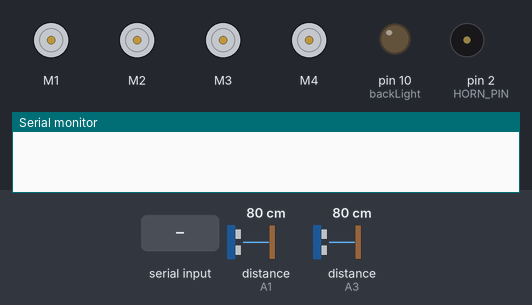
A sketch run on a simulated Arduino Uno, built with avr-gcc and run on an emulated ATmega328P. On the bench: 4 × DC motor (green arrow = forward, orange = backward, longer = faster), output pins drawn as LEDs (lit = HIGH), buzzer (waves = sounding, pin HIGH), the last lines printed to the serial monitor. The inputs (shaded band) are chosen by the test bench; at power-on: distance to the obstacle (sensors on A1, A3) 80 cm. The echo pulse lasts 58.3 µs per cm.

Above: at 1.2 s.
1.3 s: "H" received over Serial
At 2.0 s:
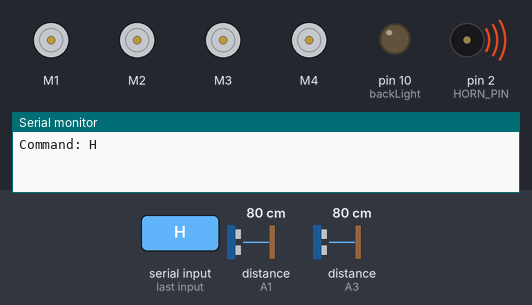
2.8 s: "U" received over Serial
At 3.1 s:
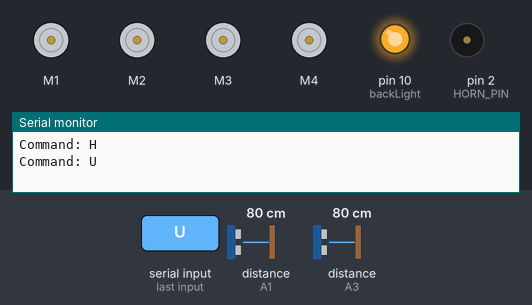
4.3 s: "90,45\n" received over Serial
At 4.8 s:
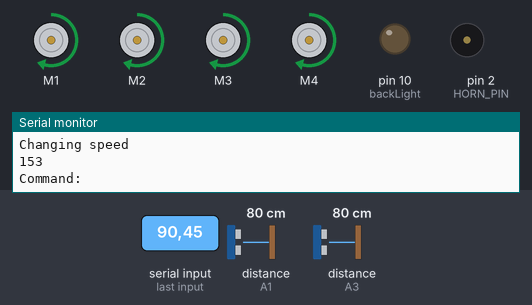
5.8 s: "F90\n" received over Serial
At 6.8 s:
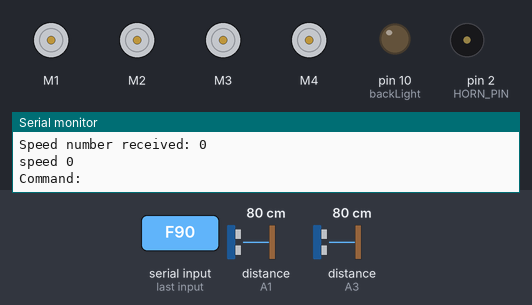
7.3 s: "B90\n" received over Serial
8.8 s: "L90\n" received over Serial
Timing chart, 0 to 11.3 s (numbered marks = the images above; inputs shaded):
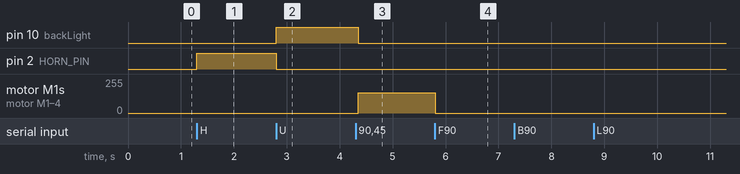

Measured:
- after the input at 1.3 s, pin 2 (HORN_PIN): LOW → HIGH at once
- after the input at 2.8 s, pin 10 (backLight): LOW → HIGH at once; pin 2 (HORN_PIN): HIGH → LOW at once
- after the input at 4.3 s, pin 10 (backLight): HIGH → LOW after 0.05 s; motor M1–4: stopped → forward 153/255 after 0.05 s
- after the input at 5.8 s, motor M1–4: forward 153/255 → stopped at once

The sketch:

arduino_uno.ino
```cpp
#include <AFMotor.h>
#include <NewPing.h>
#define TRIG_PIN1 A0
#define ECHO_PIN1 A1
#define TRIG_PIN2 A2
#define ECHO_PIN2 A3

#define HORN_PIN 2  // horn connected to digital pin D2

AF_DCMotor motor1(1, MOTOR12_1KHZ);
AF_DCMotor motor2(2, MOTOR12_1KHZ);
AF_DCMotor motor3(3, MOTOR34_1KHZ);
AF_DCMotor motor4(4, MOTOR34_1KHZ);

NewPing sonar1(TRIG_PIN1, ECHO_PIN1, 100);
NewPing sonar2(TRIG_PIN2, ECHO_PIN2, 100);

char command = 'F';
char lastcommand = command;
char directionCommands[] = { 'F', 'B', 'L', 'R', 'S' };

int sp = 0;
const int backLight = 10;
int distance = 100;


void setup() {
  Serial.begin(9600);
  pinMode(backLight, OUTPUT);
  pinMode(HORN_PIN, OUTPUT);  // horn pin as output
}

void loop() {
  if (Serial.available()) {

    if (isDigit(Serial.peek())) {   // if the next char is a digit
      int num = Serial.parseInt();  // grab whole number like 70
      // get the last number for stream
      num=num%10;

      Serial.print("Speed number received: ");
      Serial.println(num);
      speedchange(num);
    } else {
      command = Serial.read();  // otherwise normal char command
      Serial.print("Command: ");
      Serial.println(command);
      if (lastcommand != command) {
        for (int i = 0; i < 5; i++) {
          if (command == directionCommands[i]) {
            lastcommand = command;  // update last command only if it's F/B/L/R/S
            break;
          }
        }
      }
      checkcase(command);
    }
  }
}

int readPing1() {
  int cm = sonar1.ping_cm();
  if (cm == 0)
    cm = 250;
  return cm;
}

int readPing2() {
  int cm = sonar2.ping_cm();
  if (cm == 0)
    cm = 250;
  return cm;
}


void checkcase(char command) {
  switch (command) {
    case 'F':
      forward();
      break;
    case 'B':
      back();
      break;
    case 'L':
      left();
      break;
    case 'R':
      right();
      break;
    case 'S':
      Stop();
      break;
    case 'H':
      digitalWrite(HORN_PIN, HIGH);  // turn horn OFF
      break;
    case 'U':
      digitalWrite(backLight, HIGH);
      break;
    case 'u':
      digitalWrite(backLight, LOW);
      break;
  }
  if (command != 'H') {
    digitalWrite(HORN_PIN, LOW);  // turn horn OFF
  }
}
void speedchange(int spe) {
  Serial.print("speed ");
  Serial.println(spe);
  if (spe < 0 || spe > 9) { return; }

  if (spe == 0) {
    Stop();
    return;
  }
  // to cover 10 do ++
  spe++;
  sp = (255 * spe) / 10;
  Serial.println("Changing speed");
  Serial.println(sp);
  // To apply new speed to all wheels
  checkcase(lastcommand);
}

void forward() {
  if (sp == 0) {
    speedchange(100);
  }
  if (readPing1() > 50) {
    motor1.setSpeed(sp);  //Define maximum velocity
    motor1.run(FORWARD);  //rotate the motor clockwise
    motor2.setSpeed(sp);  //Define maximum velocity
    motor2.run(FORWARD);  //rotate the motor clockwise
    motor3.setSpeed(sp);  //Define maximum velocity
    motor3.run(FORWARD);  //rotate the motor clockwise
    motor4.setSpeed(sp);  //Define maximum velocity
    motor4.run(FORWARD);  //rotate the motor clockwise
    digitalWrite(backLight, LOW);
  } else {
    Stop();
  }
}

void back() {
  if (readPing2() > 50) {
    motor1.setSpeed(sp);   //Define maximum velocity
    motor1.run(BACKWARD);  //rotate the motor anti-clockwise
    motor2.setSpeed(sp);   //Define maximum velocity
    motor2.run(BACKWARD);  //rotate the motor anti-clockwise
    motor3.setSpeed(sp);   //Define maximum velocity
    motor3.run(BACKWARD);  //rotate the motor anti-clockwise
    motor4.setSpeed(sp);   //Define maximum velocity
    motor4.run(BACKWARD);  //rotate the motor anti-clockwise
  } else {
    Stop();
  }
}

void left() {
  int sleepOnLeft = (sp > 100) ? 100 : sp;

  motor1.setSpeed(sleepOnLeft);  //Define maximum velocity
  motor1.run(BACKWARD);          //rotate the motor anti-clockwise
  motor2.setSpeed(sleepOnLeft);  //Define maximum velocity
  motor2.run(BACKWARD);          //rotate the motor anti-clockwise
  motor3.setSpeed(sleepOnLeft);  //Define maximum velocity
  motor3.run(FORWARD);           //rotate the motor clockwise
  motor4.setSpeed(sleepOnLeft);  //Define maximum velocity
  motor4.run(FORWARD);           //rotate the motor clockwis
}

void right() {
  int sleepOnRight = (sp > 100) ? 100 : sp;
  motor1.setSpeed(sleepOnRight);  //Define maximum velocity
  motor1.run(FORWARD);            //rotate the motor clockwise
  motor2.setSpeed(sleepOnRight);  //Define maximum velocity
  motor2.run(FORWARD);            //rotate the motor clockwise
  motor3.setSpeed(sleepOnRight);  //Define maximum velocity
  motor3.run(BACKWARD);           //rotate the motor anti-clockwise
  motor4.setSpeed(sleepOnRight);  //Define maximum velocity
  motor4.run(BACKWARD);           //rotate the motor anti-clockwise
}

void Stop() {
  motor1.setSpeed(0);   //Define minimum velocity
  motor1.run(FORWARD);  //stop the motor when release the button
  motor2.setSpeed(0);   //Define minimum velocity
  motor2.run(FORWARD);  //rotate the motor clockwise
  motor3.setSpeed(0);   //Define minimum velocity
  motor3.run(FORWARD);  //stop the motor when release the button
  motor4.setSpeed(0);   //Define minimum velocity
  motor4.run(FORWARD);  //stop the motor when release the button
}
```
